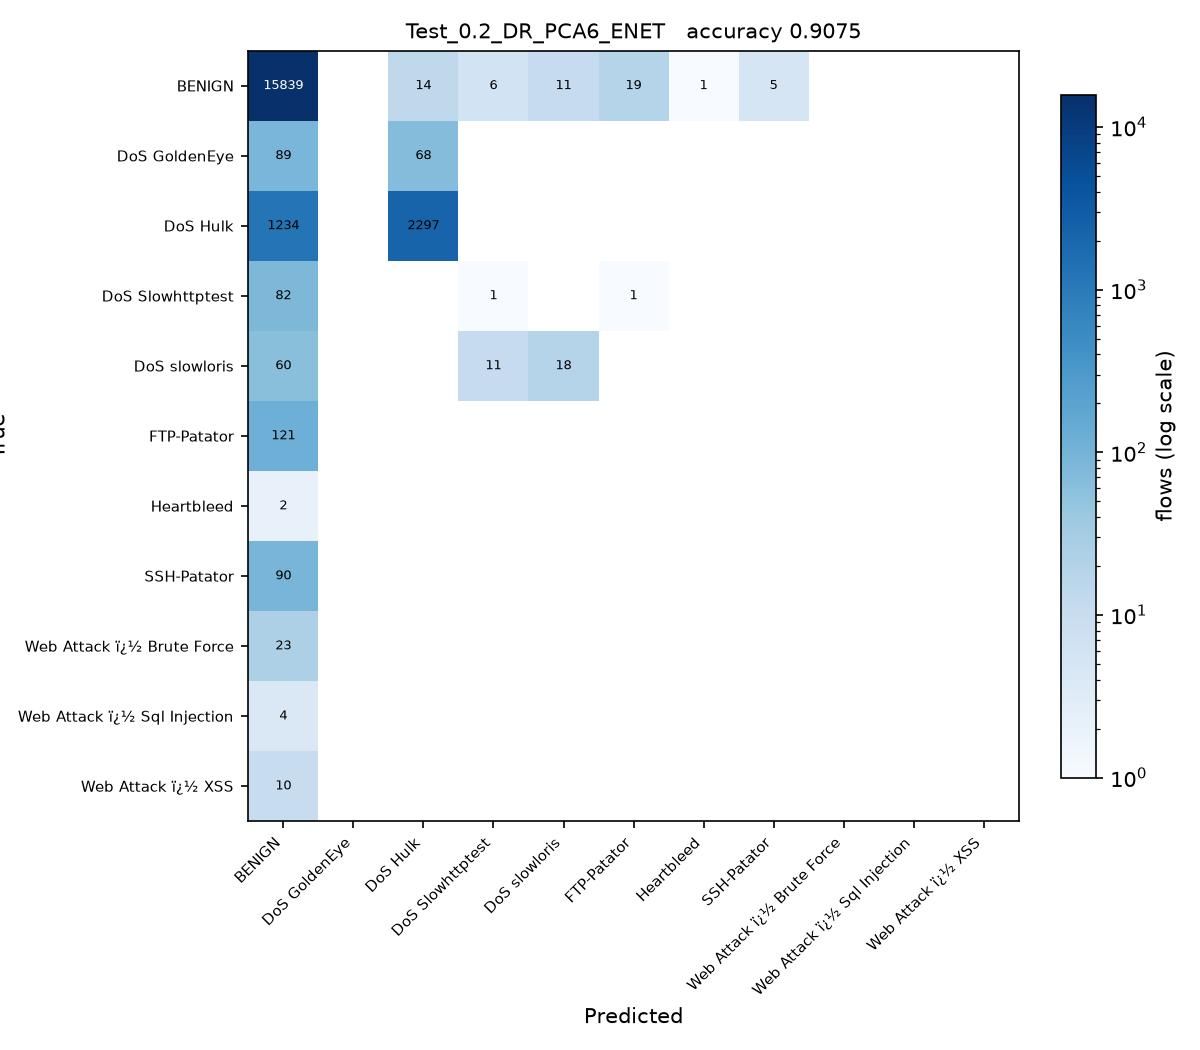

This chart was generated by the following Python code:
# Test_0.2_DR_PCA6_ENET.py
#
# Test size 0.2  |  PCA, 6 components  |  Elastic Net -> SGDClassifier(penalty='elasticnet') (sheet #5)
#
# This is SGDC_60_40.py with the changes marked CHANGE below and nothing else.
#
# Sheet entry 5 is ElasticNet(alpha=0.1, l1_ratio=0.5), a regressor. The
# elasticnet penalty and l1_ratio=0.5 are carried over exactly; alpha is left
# at the SGDClassifier default for the same reason as entry 4.

import os
from pathlib import Path

# CHANGE 1: run from the project folder, so the CSV names below resolve, and
# read them as latin-1. The Web Attack labels contain byte 0x96, which the
# default utf-8 decoder rejects with UnicodeDecodeError.
os.chdir(Path(__file__).resolve().parent.parent)
import numpy as np
import pandas as pd

df1 = pd.read_csv(r'C:\Users\Karthika\OneDrive\Desktop\ACN_PCA_75_Runs\Scripts\Tuesday-WorkingHours.pcap_ISCX (1).csv', low_memory=True, encoding='latin-1')
df2 = pd.read_csv(r'C:\Users\Karthika\OneDrive\Desktop\ACN_PCA_75_Runs\Scripts\Wednesday-workingHours.pcap_ISCX.csv', low_memory=True, encoding='latin-1')
df3 = pd.read_csv(r'C:\Users\Karthika\OneDrive\Desktop\ACN_PCA_75_Runs\Scripts\Thursday-WorkingHours-Morning-WebAttacks.pcap_ISCX.csv', low_memory=True, encoding='latin-1')

dataset = pd.concat([df1, df2, df3], ignore_index=True)

dataset.columns = dataset.columns.str.strip()

# CHANGE 2: a stratified sample of 100000 flows, the same for every run.
# The full three captures hold about 1.3 million flows, which makes 75 runs
# impractical. At least 50 flows of every class are kept.
label = dataset.columns[-1]
dataset = pd.concat(
    [g.sample(n=min(len(g), max(50, round(100000 * len(g) / len(dataset)))), random_state=0)
     for _, g in dataset.groupby(label)],
    ignore_index=True
)

X = dataset.iloc[:, :-1]
y = dataset.iloc[:, -1]

X = X.apply(pd.to_numeric, errors='coerce')

X.replace([np.inf, -np.inf], np.nan, inplace=True)

from sklearn.impute import SimpleImputer

imputer = SimpleImputer(missing_values=np.nan, strategy='mean')
X = imputer.fit_transform(X)

from sklearn.preprocessing import LabelEncoder

labelencoder_y = LabelEncoder()
y = labelencoder_y.fit_transform(y)

from sklearn.model_selection import train_test_split

X_train, X_test, y_train, y_test = train_test_split(
    X,
    y,
    test_size=0.2,   # CHANGE 3: test size
    random_state=0,
    stratify=y
)

# CHANGE 4: PCA, from PCA_LDA_KErnel_PCA_CODE.pdf (fitted on training data only).
# PCA follows the directions of largest variance, so the features have to be on
# a common scale first, otherwise the components just track whichever column has
# the biggest units. The scaler is fitted on the training split only.
from sklearn.preprocessing import StandardScaler
from sklearn.decomposition import PCA

scaler = StandardScaler()
X_train = scaler.fit_transform(X_train)
X_test = scaler.transform(X_test)

pca = PCA(n_components=6)
X_train = pca.fit_transform(X_train)          # no labels: PCA is unsupervised
X_test = pca.transform(X_test)
print("\nVariance explained by 6 components : {:.4f}".format(pca.explained_variance_ratio_.sum()))

# CHANGE 5: Elastic Net -> SGDClassifier(penalty='elasticnet') (sheet #5) in place of SGDClassifier
from sklearn.linear_model import SGDClassifier

classifier = SGDClassifier(
    loss='hinge',
    penalty='elasticnet',
    l1_ratio=0.5,
    alpha=0.0001,
    max_iter=1000,
    tol=1e-3,
    random_state=0
)

classifier.fit(X_train, y_train)

y_pred = classifier.predict(X_test) 

from sklearn.metrics import confusion_matrix
from sklearn.metrics import accuracy_score
from sklearn.metrics import precision_score
from sklearn.metrics import recall_score
from sklearn.metrics import f1_score
from sklearn.metrics import classification_report

cm = confusion_matrix(y_test, y_pred)

print("Confusion Matrix:\n")
print(cm)

print("\nAccuracy : {:.4f}".format(accuracy_score(y_test, y_pred)))
print("\nPrecision : {:.4f}".format(precision_score(y_test, y_pred, average='weighted')))
print("\nRecall : {:.4f}".format(recall_score(y_test, y_pred, average='weighted')))
print("\nF1 Score : {:.4f}".format(f1_score(y_test, y_pred, average='weighted')))

print("\nClassification Report:\n")
print(classification_report(y_test, y_pred))
# CHANGE 6: save the confusion matrix as Test_0.2_DR_PCA6_ENET.jpg and record the result
import matplotlib
matplotlib.use('Agg')
import matplotlib.pyplot as plt
from matplotlib.colors import LogNorm

here = Path(__file__).resolve().parent
names = [str(c) for c in labelencoder_y.classes_]
fig, ax = plt.subplots(figsize=(8, 7))
im = ax.imshow(cm, cmap='Blues', norm=LogNorm(vmin=1))
ax.set_xticks(range(len(names)), names, rotation=45, ha='right', fontsize=7)
ax.set_yticks(range(len(names)), names, fontsize=7)
ax.set_xlabel('Predicted')
ax.set_ylabel('True')
ax.set_title('Test_0.2_DR_PCA6_ENET   accuracy {:.4f}'.format(accuracy_score(y_test, y_pred)), fontsize=10)
for i in range(cm.shape[0]):
    for j in range(cm.shape[1]):
        if cm[i, j]:
            ax.text(j, i, cm[i, j], ha='center', va='center', fontsize=6,
                    color='white' if cm[i, j] > cm.max() / 3 else 'black')
fig.colorbar(im, ax=ax, fraction=0.04, label='flows (log scale)')
fig.tight_layout()
fig.savefig(here / 'Test_0.2_DR_PCA6_ENET.jpg', dpi=150)
plt.close(fig)

row = pd.DataFrame([{
    'Test': 0.2, 'DR': 'PCA6', 'Clas': 'ENET',
    'Acc': round(accuracy_score(y_test, y_pred), 4),
    'Pre': round(precision_score(y_test, y_pred, average='weighted', zero_division=0), 4),
    'Rec': round(recall_score(y_test, y_pred, average='weighted', zero_division=0), 4),
    'F1': round(f1_score(y_test, y_pred, average='weighted', zero_division=0), 4),
    'script': 'Test_0.2_DR_PCA6_ENET',
}])
out = here.parent / 'results' / '75_runs.csv'
out.parent.mkdir(exist_ok=True)
if out.exists():
    old = pd.read_csv(out)
    row = pd.concat([old[old['script'] != 'Test_0.2_DR_PCA6_ENET'], row], ignore_index=True)
row.to_csv(out, index=False)
